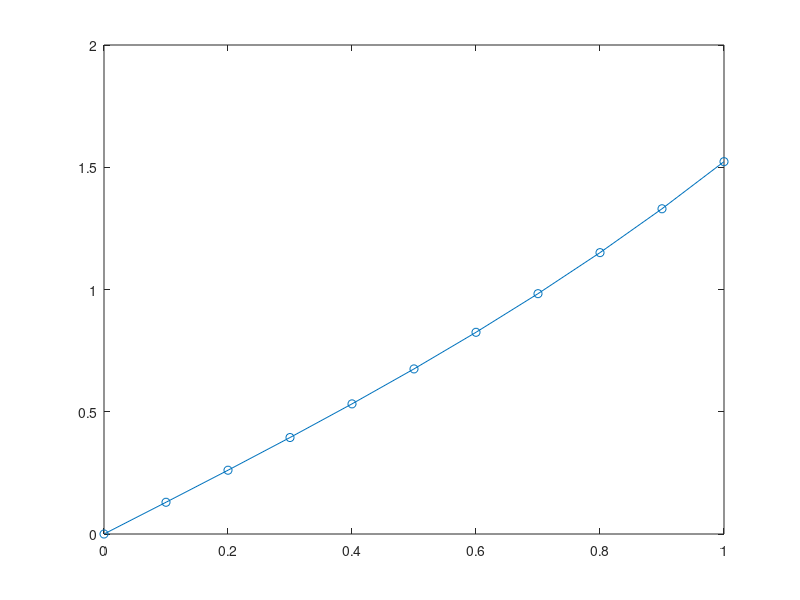

This figure's MATLAB source:
clear
close all
clc


##----------------------------------FUNCTION DEFINATIONS-------------------------##
function x = GetNodePoints(n,length)
  for i = 1:n
    x(i) = length * (i-1)/(n-1);
  end
endfunction

function icon = GetConnectivityMatrix(n)
  for i=1:n
    icon(i,1) = i;
    icon(i,2) = i+1;
  end
endfunction

function [kg, fg] = InitializeForceStiffnessMatrices(n)
  kg = zeros(n,n);
  fg = zeros(n,1);
endfunction

function [wgp,egp] = InitializeGaussPoints
  wgp = [1 1];
  egp = [-1 1]/sqrt(3);
endfunction

function u = GetDisplacementVector(kg,fg)
  u = inv(kg)*fg;
endfunction

function xx = GetNodePointsAssociatedWithElement(icon,element,approximation)
  for i = 1:(approximation+1)
    xx(i) = icon(element,i);
  end
endfunction

function [xx,Nmat,Bmat] = GetShapeFunctionLinearApproximation(x,n,gaussPoint)
  xx = (x(n(1))+x(n(end)))/2 + (x(n(1))-x(n(end)))/2 * gaussPoint;
  Bmat = [-1/(x(n(2))-x(n(1)))   1/(x(n(2))-x(n(1)))];
  Nmat = [(x(n(2))-xx)/(x(n(2))-x(n(1)))    (xx-x(n(1)))/(x(n(2))-x(n(1)))];
endfunction

function [kg,fg] = BoundaryConditionProcessOfElimination(kg,fg,ibc,bc)
  fg = fg - kg(:,ibc)*bc;
  fg(ibc) = bc;
  kg(:,ibc) = 0;
  kg(ibc,:) = 0;
  kg(ibc , ibc) = 1;
endfunction

function iv = GetAssemblyVector(n)
  for i = 1:length(n)
    iv(i) = n(i);
  end
endfunction

##------------------------------------------------------------------------------##

function rootMeanSquare = GetRootMeanSquareErrorInDisplacement(x,u,n)
  rootMeanSquare = 0;
  for i = 1:n
    y(i) = -(exp(2)*x(i)+x(i)+2*exp(1-x(i))-2*exp(x(i)+1))/(1+exp(2));
    rootMeanSquare+=(u(i) - y(i))*(u(i) - y(i));
  end
  rootMeanSquare = sqrt(rootMeanSquare/n);
  analytical_displacement = y' + x' ##adding displacement by temperature change
endfunction

function total_displacement = GetDisplacementAfterAddingTemperatureChange(u,x)
    total_displacement = u + x'; ##adding displacement by temperature change
    numerical_displacement = total_displacement
endfunction


##--------------------------------MAIN FUNCTION---------------------------------##

numberOfElements = 10;
numberOfNodes = numberOfElements + 1;

x = GetNodePoints(numberOfNodes,1);

connectivityMatrix = GetConnectivityMatrix(numberOfElements);

[weightOfGaussPoints,gaussPoints] = InitializeGaussPoints();

[globalStiffnessMatrix , forceVector] = InitializeForceStiffnessMatrices(numberOfNodes);
forceVector(end) = 1;


for element = 1:numberOfElements
  n = GetNodePointsAssociatedWithElement(connectivityMatrix,element,1);
  [kloc,floc] = InitializeForceStiffnessMatrices(2);
  for igp = 1:length(weightOfGaussPoints)
    [xx,Nmat,Bmat] = GetShapeFunctionLinearApproximation(x,n,gaussPoints(igp));
    kloc = kloc + (Bmat'*Bmat + Nmat'* Nmat) * (x(n(end))-x(n(1)))/2 * weightOfGaussPoints(igp);
    floc = floc + xx*Nmat'*(x(n(end))-x(n(1)))/2 * weightOfGaussPoints(igp);
  end
  iv = GetAssemblyVector(n);
  forceVector(iv) = forceVector(iv) - floc;
  globalStiffnessMatrix(iv,iv) = globalStiffnessMatrix(iv,iv) + kloc;
end

[globalStiffnessMatrix,forceVector] = BoundaryConditionProcessOfElimination(globalStiffnessMatrix,forceVector,1,0);

u = GetDisplacementVector(globalStiffnessMatrix,forceVector);
total_displacement = GetDisplacementAfterAddingTemperatureChange(u,x);

rootMeanSquareError = GetRootMeanSquareErrorInDisplacement(x,u,numberOfNodes)

plot(x,total_displacement,'-o')
##--------------------------------------------------------------------------------##


##---------------------------------STRESS CALCULATION WITH TEMPERATURE CHANGE-----------------------------##
for element = 1:numberOfElements
  n = GetNodePointsAssociatedWithElement(connectivityMatrix,element,1);
  uloc = [u(n(1)) u(n(2))]';
  Bmat = [-1/(x(n(2))-x(n(1)))   1/(x(n(2))-x(n(1)))];
  stress(element) = (1*Bmat*uloc);
end

for i = 1:numberOfElements
  xx = (x(i)+x(i+1))/2;
  analyticalstress(i) = -(-2*exp(1-xx) - 2 * exp(xx+1) + (1+exp(2)))/(1+exp(2));
end
numerical_stress = stress'
analytical_stress = analyticalstress'
##--------------------------------------------------------------------------------##

